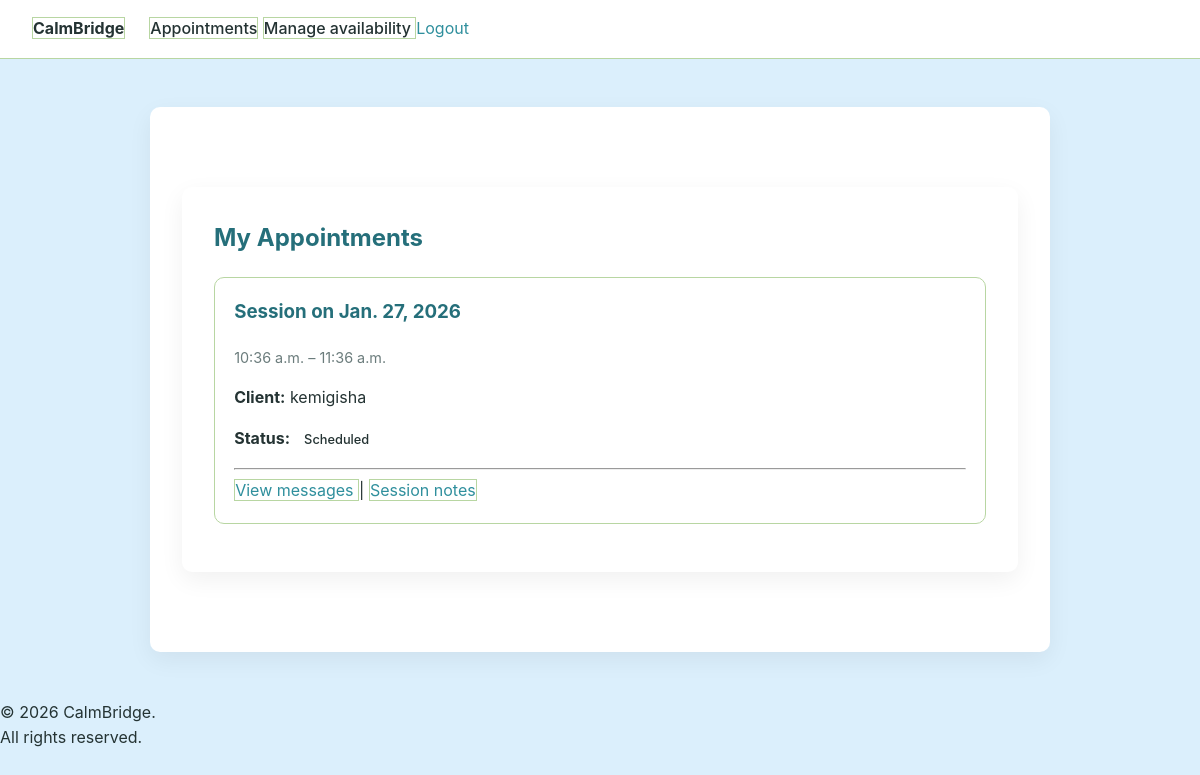
Page /appointments/ (signed in) on the committed database.
### appointments/models.py (models this page shows, shortened)
class Appointment(models.Model):
    STATUS_CHOICES = (
        ("SCHEDULED", "Scheduled"),
        ("COMPLETED", "Completed"),
        ("CANCELLED", "Cancelled"),
    )
    therapist = models.ForeignKey(TherapistProfile, on_delete=models.CASCADE)
    patient = models.ForeignKey(PatientProfile, on_delete=models.CASCADE)
    date = models.DateField()
    start_time = models.TimeField()
    end_time = models.TimeField()
    status = models.CharField(
        max_length=20,
        choices=STATUS_CHOICES,
        default="SCHEDULED"
    )
    created_at = models.DateTimeField(auto_now_add=True)
    class Meta:
        ordering = ["date", "start_time"]

### accounts/models.py (models this page shows, shortened)
class PatientProfile(models.Model):
    user = models.OneToOneField(User, on_delete=models.CASCADE)

class User(AbstractUser):
    ROLE_CHOICES = (
        ('PATIENT', 'Patient'),
        ('THERAPIST', 'Therapist'),
    )
    role = models.CharField(max_length=20, choices=ROLE_CHOICES)

### appointments/views.py (the view)
# urls.py: path('', appointment_list, name='appointment_list'),
@login_required
def appointment_list(request):
    user = request.user
    if user.role == "THERAPIST":
        appointments = Appointment.objects.filter(
            therapist=user.therapistprofile
        )
    elif user.role == "PATIENT":
        patient, _ = PatientProfile.objects.get_or_create(user=user)
        appointments = Appointment.objects.filter(patient=patient)
    else:
        appointments = Appointment.objects.none()
    return render(
        request,
        "appointments/list.html",
        {"appointments": appointments}
    )

### templates/appointments/list.html
{% extends "base.html" %}
{% block content %}
<div class="container">
  <h2>My Appointments</h2>
  {% if appointments %}
    {% for appointment in appointments %}
      <div class="card">
        <h3>
          Session on {{ appointment.date }}
        </h3>
        <p class="muted">
          {{ appointment.start_time }} – {{ appointment.end_time }}
        </p>
        {% if user.role == "PATIENT" %}
          <p>
            <strong>Therapist:</strong>
            {{ appointment.therapist.user.username }}
          </p>
        {% elif user.role == "THERAPIST" %}
          <p>
            <strong>Client:</strong>
            {{ appointment.patient.user.username }}
          </p>
        {% endif %}
        <p>
          <strong>Status:</strong>
          <span class="status {{ appointment.status }}">
            {{ appointment.get_status_display }}
          </span>
        </p>
        <hr>
        <a href="{% url 'appointment_messages' appointment.id %}">
          View messages
        </a>
        {% if user.role == "THERAPIST" %}
          |
          <a href="{% url 'session_notes' appointment.id %}">
            Session notes
          </a>
        {% endif %}
      </div>
    {% endfor %}
  {% else %}
    <div class="notice">
      <p>You don’t have any appointments yet.</p>
    </div>
  {% endif %}
</div>
{% endblock %}

### static/css/styles.css (style rules this page uses)
:root { --primary: #2f8f9d; --primary-dark: #256f7a; --accent: #87dcb7; --bg: #dbeffc; --surface: #ffffff; --text-main: #243333; --text-muted: #6b7c7c; --border: #b8d6a2; --danger: #ed7a76; --radius: 10px; --shadow: 0 8px 24px rgba(0,0,0,0.06); --font-main: "Inter", system-ui, -apple-system, sans-serif; }
* { box-sizing: border-box; }
body { margin: 0; font-family: var(--font-main); background: var(--bg); color: var(--text-main); line-height: 1.6; }
a { color: var(--primary); text-decoration: solid; border: 1px solid var(--border); }
.container { max-width: 900px; margin: 3rem auto; padding: 2rem; background: var(--surface); border-radius: var(--radius); box-shadow: var(--shadow); }
h1, h2, h3 { margin-top: 0; color: var(--primary-dark); }
.card { padding: 1.2rem; border: 1px solid var(--border); border-radius: var(--radius); margin-bottom: 1rem; background: var(--surface); }
.muted { color: var(--text-muted); font-size: 0.9rem; }
.status { padding: 0.2rem 0.6rem; border-radius: 20px; font-size: 0.8rem; font-weight: 500; }

### rows in the picture
Appointment: date "Jan. 27, 2026", start_time "10:36 a.m.", end_time "11:36 a.m.", patient.user.username "kemigisha", status "Scheduled"
